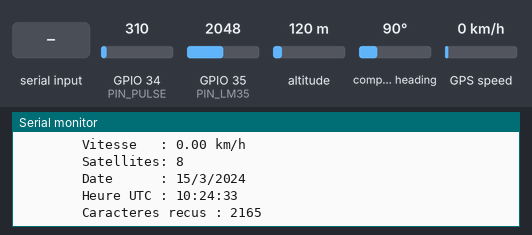
A sketch run on a simulated ESP32. Parts: the last lines printed to the serial monitor. Inputs (shaded band) come from the test bench; at power-on: GPIO 34 (PIN_PULSE) = 310, GPIO 35 (PIN_LM35) = 2048, altitude 120 m, compass heading 90°, GPS speed 0 km/h (analog values on the 0–4095 scale). WiFi joins after 1.5 s; servers stay silent unless stated; the GPS gets a fix after 3 s at 37.7749, -122.4194 with 8 satellites; no MQTT or app messages arrive unless stated.

Above: at 3.7 s.
3.8 s: GPIO 34 (PIN_PULSE) set to 186
At 5.1 s:
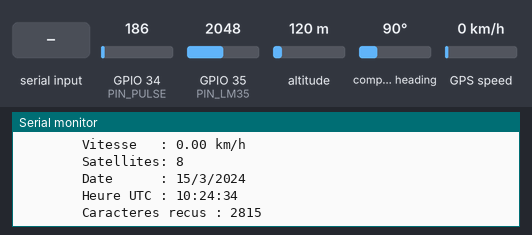
6.0 s: GPIO 35 (PIN_LM35) set to 10
At 7.4 s:
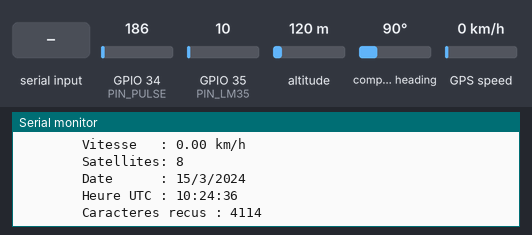
9.9 s: altitude set to 20 m
At 11.0 s:
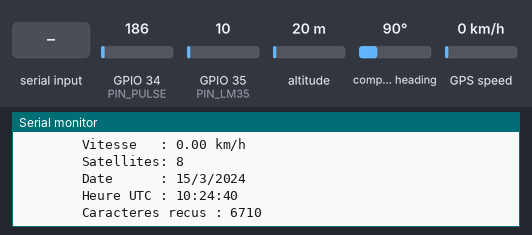
11.4 s: "1" received over the second serial link
At 12.4 s:
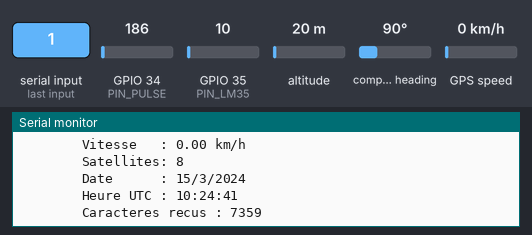
12.9 s: compass heading set to 7°
At 14.2 s:
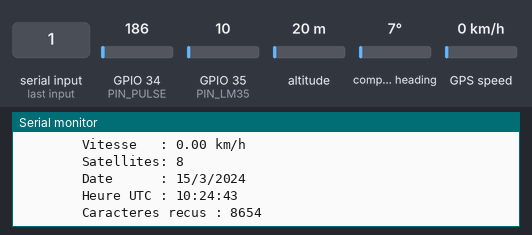
14.4 s: GPS speed set to 2 km/h
At 15.2 s:
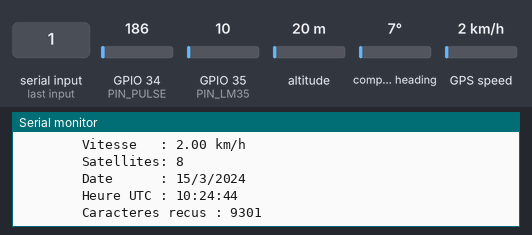
Timing chart, 0 to 16.9 s (numbered marks = the images above; inputs shaded):
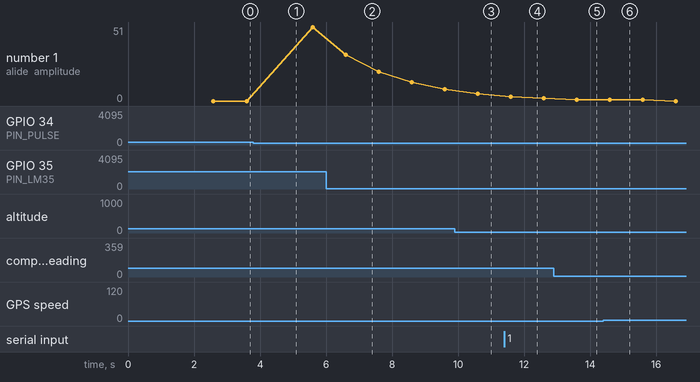

Measured:
- after the input at 3.8 s, the serial monitor: prints a new line after 0.79 s (image 1)
- after the input at 9.9 s, the serial monitor: prints a new line after 0.71 s (image 3)
- after the input at 11.4 s, the serial monitor: prints a new line after 0.22 s (image 4)
- after the input at 12.9 s, the serial monitor: prints a new line after 0.72 s (image 5)
- after the input at 14.4 s, the serial monitor: prints a new line after 0.21 s (image 6)
- plotted number 1: 0 → 51 after the input at 3.8 s

The sketch:

animora.ino
```cpp
// ANIMORA : pouls (Pulse Sensor) + temperature (LM35) + GPS (NEO-6M) sur ESP32 - version 4 (WiFi + MQTT)
//
// Cablage :
//   Pulse sensor : S -> GPIO34, + -> 3V3, - -> GND
//   LM35         : +Vs -> 5V (VIN), Vout -> GPIO35, GND -> GND
//   GPS NEO-6M   : TX du GPS -> GPIO16 (RX2), RX du GPS -> GPIO17 (TX2), VCC -> 3V3/5V, GND -> GND
//   (GPIO34 et 35 sont sur l'ADC1 : compatibles avec le WiFi)
//
// Topics MQTT : animora/temperature , animora/heartbeat , animora/gps (JSON)
// Serial Monitor : 115200 baud

#include <WiFi.h>
#include <PubSubClient.h>
#include <TinyGPSPlus.h>
#include <HardwareSerial.h>

// ---------- WiFi / MQTT : A MODIFIER ----------
const char* WIFI_SSID   = "SM-A26 5G";   // attention : il y a un ESPACE avant le _
const char* WIFI_PASS   = "1234567890";
const char* MQTT_SERVER = "10.244.236.159";  // IP du PC (ipconfig)
const int   MQTT_PORT   = 1883;
const char* MQTT_USER   = "";               // laisser vide si allow_anonymous true
const char* MQTT_PASS   = "";
const char* TOPIC_TEMP  = "animora/temperature";
const char* TOPIC_BPM   = "animora/heartbeat";
const char* TOPIC_GPS   = "animora/gps";
const unsigned long MQTT_PUBLISH_INTERVAL = 2000;

WiFiClient espClient;
PubSubClient mqtt(espClient);
unsigned long lastMqttPublish = 0, lastWifiTry = 0, lastMqttTry = 0;

#define PIN_PULSE 34
#define PIN_LM35  35

// ---------- GPS ----------
#define GPS_RX   16
#define GPS_TX   17
#define GPS_BAUD 9600

TinyGPSPlus gps;
HardwareSerial GPS_Serial(2);

const bool PLOTTER_MODE = false;

// ---------- Reglages pouls ----------
const float AMP_MIN   = 60.0;
const int   IBI_N     = 8;
const int   MIN_BEATS = 5;
const float BPM_MIN   = 40.0;
const float BPM_MAX   = 220.0;

// ---------- Reglages LM35 ----------
const int   LM35_SAMPLES = 32;
const float OFFSET_C     = 0.0;

const unsigned long PRINT_INTERVAL = 1000;

// ----- Pouls -----
float pulseFilt = 0, pulseBase = 0;
float sigMax = 0, sigMin = 0, amp = 0, rawAvg = 0;
bool pulseAbove = false, pulseInit = false;
unsigned long lastBeat = 0, lastPulseRead = 0;
unsigned long ibiHist[IBI_N];
int ibiCount = 0, ibiIdx = 0;
float meanIbi = 0;
float bpm = 0;
bool pulseValid = false;
bool lowAmp = false;
unsigned long lowAmpSince = 0;

// ----- LM35 -----
long  lm35SumMv = 0;
int   lm35Count = 0;
float tempC = 0, tempMv = 0;
bool  tempReady = false;
unsigned long lastLm35Read = 0;

unsigned long lastPrint = 0;

// ====================== GPS ======================
void readGPS() {
  while (GPS_Serial.available() > 0) {
    gps.encode(GPS_Serial.read());
  }
}

// ====================== POULS ======================
void resetPulse() {
  ibiCount = 0;
  ibiIdx = 0;
  meanIbi = 0;
  bpm = 0;
  pulseValid = false;
}

void computeBpm() {
  unsigned long tmp[IBI_N];
  int n = ibiCount;
  for (int i = 0; i < n; i++) tmp[i] = ibiHist[i];

  for (int i = 1; i < n; i++) {
    unsigned long v = tmp[i];
    int j = i - 1;
    while (j >= 0 && tmp[j] > v) { tmp[j + 1] = tmp[j]; j--; }
    tmp[j + 1] = v;
  }

  float median = tmp[n / 2];
  float sum = 0;
  int k = 0;
  for (int i = 0; i < n; i++) {
    if (fabs((float)tmp[i] - median) <= 0.3f * median) {
      sum += tmp[i];
      k++;
    }
  }

  if (k >= MIN_BEATS - 1) {
    float mean = sum / k;
    float inst = 60000.0f / mean;
    if (inst >= BPM_MIN && inst <= BPM_MAX) {
      meanIbi = mean;
      bpm = inst;
      pulseValid = true;
      return;
    }
  }
  bpm = 0;
  pulseValid = false;
}

void readPulse() {
  unsigned long now = millis();
  if (now - lastPulseRead < 10) return;
  lastPulseRead = now;

  analogRead(PIN_PULSE);

  long sum = 0;
  for (int i = 0; i < 8; i++) sum += analogRead(PIN_PULSE);
  rawAvg = sum / 8.0f;

  if (!pulseInit) {
    pulseFilt = rawAvg;
    pulseBase = rawAvg;
    pulseInit = true;
  }

  pulseFilt = 0.7f * pulseFilt + 0.3f * rawAvg;
  pulseBase = 0.99f * pulseBase + 0.01f * pulseFilt;
  float sig = pulseFilt - pulseBase;

  sigMax = max(sig, sigMax * 0.995f);
  sigMin = min(sig, sigMin * 0.995f);
  amp = sigMax - sigMin;

  float threshold = sigMin + 0.5f * amp;

  if (PLOTTER_MODE) {
    Serial.print("Signal:"); Serial.print(sig, 1);
    Serial.print(",Seuil:"); Serial.println(threshold, 1);
  }

  if (amp < AMP_MIN) {
    if (!lowAmp) {
      lowAmp = true;
      lowAmpSince = now;
    } else if (now - lowAmpSince > 1500) {
      resetPulse();
    }
    pulseAbove = false;
    return;
  }
  lowAmp = false;

  bool above = sig > threshold;

  unsigned long minGap = 300;
  if (meanIbi > 0 && 0.5f * meanIbi > minGap) minGap = (unsigned long)(0.5f * meanIbi);

  if (above && !pulseAbove && (now - lastBeat) > minGap) {
    unsigned long ibi = now - lastBeat;
    lastBeat = now;

    if (ibi <= 1800) {
      ibiHist[ibiIdx] = ibi;
      ibiIdx = (ibiIdx + 1) % IBI_N;
      if (ibiCount < IBI_N) ibiCount++;
      if (ibiCount >= MIN_BEATS) computeBpm();
    }
  }
  pulseAbove = above;

  if (now - lastBeat > 4000) {
    resetPulse();
  }
}

// ====================== LM35 ======================
void readLM35() {
  unsigned long now = millis();
  if (now - lastLm35Read < 25) return;
  lastLm35Read = now;

  analogReadMilliVolts(PIN_LM35);
  lm35SumMv += analogReadMilliVolts(PIN_LM35);
  lm35Count++;

  if (lm35Count >= LM35_SAMPLES) {
    tempMv = lm35SumMv / (float)lm35Count;
    tempC = tempMv / 10.0f + OFFSET_C;
    tempReady = true;
    lm35SumMv = 0;
    lm35Count = 0;
  }
}

// ====================== WIFI + MQTT (non bloquant) ======================
void maintainConnections() {
  unsigned long now = millis();

  if (WiFi.status() != WL_CONNECTED) {
    if (now - lastWifiTry > 15000 || lastWifiTry == 0) {
      lastWifiTry = now;
      Serial.print("WiFi : connexion a '");
      Serial.print(WIFI_SSID);
      Serial.print("' (statut ");
      Serial.print(WiFi.status());
      Serial.println(")");
      WiFi.begin(WIFI_SSID, WIFI_PASS);
    }
    return;
  }

  if (!mqtt.connected()) {
    if (now - lastMqttTry > 5000 || lastMqttTry == 0) {
      lastMqttTry = now;
      Serial.print("MQTT : connexion a ");
      Serial.print(MQTT_SERVER);
      Serial.print("... ");
      bool ok;
      if (strlen(MQTT_USER) > 0) ok = mqtt.connect("esp32-animora", MQTT_USER, MQTT_PASS);
      else                       ok = mqtt.connect("esp32-animora");
      if (ok) Serial.println("OK");
      else { Serial.print("echec (code "); Serial.print(mqtt.state()); Serial.println(")"); }
    }
    return;
  }
  mqtt.loop();
}

void publishMqtt() {
  if (!mqtt.connected()) return;
  unsigned long now = millis();
  if (now - lastMqttPublish < MQTT_PUBLISH_INTERVAL) return;
  lastMqttPublish = now;

  if (tempReady) {
    mqtt.publish(TOPIC_TEMP, String(tempC, 1).c_str());
  }
  // BPM = 0 si aucun pouls valide
  mqtt.publish(TOPIC_BPM, String(pulseValid ? (int)(bpm + 0.5f) : 0).c_str());

  // GPS : JSON
  char buf[160];
  int sat = gps.satellites.isValid() ? (int)gps.satellites.value() : 0;
  if (gps.location.isValid()) {
    snprintf(buf, sizeof(buf),
             "{\"fix\":true,\"lat\":%.6f,\"lon\":%.6f,\"alt\":%.1f,\"speed\":%.1f,\"sat\":%d}",
             gps.location.lat(), gps.location.lng(),
             gps.altitude.isValid() ? gps.altitude.meters() : 0.0,
             gps.speed.isValid() ? gps.speed.kmph() : 0.0,
             sat);
  } else {
    snprintf(buf, sizeof(buf), "{\"fix\":false,\"sat\":%d}", sat);
  }
  mqtt.publish(TOPIC_GPS, buf);
}

// ====================== AFFICHAGE ======================
void printGPS() {
  Serial.println("GPS   :");
  if (gps.location.isValid()) {
    Serial.print("        Latitude  : "); Serial.println(gps.location.lat(), 6);
    Serial.print("        Longitude : "); Serial.println(gps.location.lng(), 6);
  } else {
    Serial.println("        Position : En attente du GPS Fix");
  }
  if (gps.altitude.isValid()) {
    Serial.print("        Altitude  : "); Serial.print(gps.altitude.meters()); Serial.println(" m");
  }
  if (gps.speed.isValid()) {
    Serial.print("        Vitesse   : "); Serial.print(gps.speed.kmph()); Serial.println(" km/h");
  }
  if (gps.satellites.isValid()) {
    Serial.print("        Satellites: "); Serial.println(gps.satellites.value());
  }
  if (gps.date.isValid()) {
    Serial.print("        Date      : ");
    Serial.print(gps.date.day()); Serial.print("/");
    Serial.print(gps.date.month()); Serial.print("/");
    Serial.println(gps.date.year());
  }
  if (gps.time.isValid()) {
    Serial.print("        Heure UTC : ");
    if (gps.time.hour() < 10) Serial.print("0");
    Serial.print(gps.time.hour()); Serial.print(":");
    if (gps.time.minute() < 10) Serial.print("0");
    Serial.print(gps.time.minute()); Serial.print(":");
    if (gps.time.second() < 10) Serial.print("0");
    Serial.println(gps.time.second());
  }
  Serial.print("        Caracteres recus : "); Serial.println(gps.charsProcessed());
  if (millis() > 5000 && gps.charsProcessed() < 10) {
    Serial.println("        ERREUR : Aucune donnee GPS recue ! Verifie le cablage TX/RX.");
  }
}

void printData() {
  Serial.println("----------------------------------------");

  Serial.print("WiFi  : ");
  if (WiFi.status() == WL_CONNECTED) { Serial.print(WiFi.localIP()); }
  else Serial.print("deconnecte");
  Serial.print(" | MQTT : ");
  Serial.println(mqtt.connected() ? "connecte" : "deconnecte");

  Serial.print("TEMP  : ");
  if (!tempReady) {
    Serial.println("mesure en cours...");
  } else {
    Serial.print(tempC, 1);
    Serial.print(" C (");
    Serial.print(tempMv, 0);
    Serial.println(" mV)");

    if (tempMv < 50) {
      Serial.println("        Attention : tension tres basse. Verifie l'alimentation 5 V, le GND et Vout -> GPIO35.");
    } else if (tempMv > 1000) {
      Serial.println("        Attention : tension trop haute pour un LM35. Verifie le branchement.");
    }
  }

  Serial.print("POULS : ");
  if (pulseValid) {
    Serial.print(bpm, 0);
    Serial.print(" bpm (amplitude = ");
    Serial.print(amp, 0);
    Serial.println(")");
  } else if (amp < AMP_MIN) {
    Serial.print("Signal non valide (amplitude = ");
    Serial.print(amp, 0);
    Serial.print(", min requis = ");
    Serial.print(AMP_MIN, 0);
    Serial.println(")");
  } else {
    Serial.print("mesure en cours (intervalles : ");
    Serial.print(ibiCount);
    Serial.print("/");
    Serial.print(MIN_BEATS);
    Serial.print(", amplitude = ");
    Serial.print(amp, 0);
    Serial.println(")");
  }

  printGPS();
}

// ====================== SETUP / LOOP ======================
void setup() {
  Serial.begin(115200);
  delay(500);
  if (!PLOTTER_MODE) Serial.println("\n=== ANIMORA : pouls + LM35 + GPS + MQTT (v4) ===");

  analogReadResolution(12);
  analogSetPinAttenuation(PIN_PULSE, ADC_11db);
  analogSetPinAttenuation(PIN_LM35, ADC_11db);

  // GPS : buffer agrandi pour ne pas perdre de caracteres pendant les connexions reseau
  GPS_Serial.setRxBufferSize(1024);
  GPS_Serial.begin(GPS_BAUD, SERIAL_8N1, GPS_RX, GPS_TX);

  // Connexion WiFi identique au programme de test (qui fonctionne)
  WiFi.mode(WIFI_STA);
  WiFi.persistent(false);
  WiFi.disconnect(true);
  delay(500);
  Serial.printf("WiFi : connexion a '%s'...\n", WIFI_SSID);
  WiFi.begin(WIFI_SSID, WIFI_PASS);
  unsigned long t0 = millis();
  while (WiFi.status() != WL_CONNECTED && millis() - t0 < 20000) {
    delay(500);
    readGPS();
    Serial.printf("  statut %d\n", WiFi.status());
  }
  if (WiFi.status() == WL_CONNECTED) {
    Serial.print("WiFi OK, IP ESP32 : ");
    Serial.println(WiFi.localIP());
  } else {
    Serial.println("WiFi : echec, nouvelle tentative en arriere-plan");
  }
  lastWifiTry = millis();

  WiFi.setAutoReconnect(true);
  mqtt.setServer(MQTT_SERVER, MQTT_PORT);
}

void loop() {
  readGPS();
  readPulse();
  readLM35();
  maintainConnections();
  publishMqtt();
  delay(1);

  if (!PLOTTER_MODE && millis() - lastPrint >= PRINT_INTERVAL) {
    lastPrint = millis();
    printData();
  }
}
```
